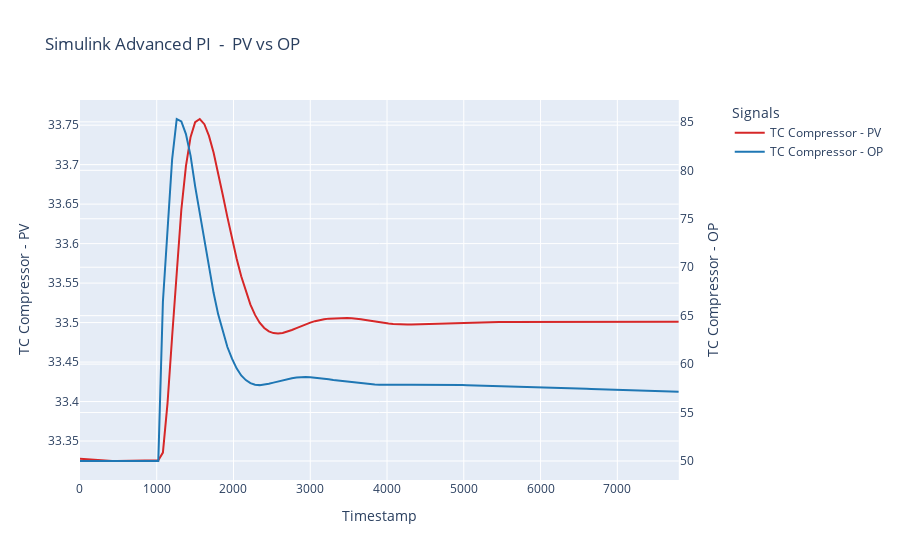

Write notebook code for a chart like this one.
### Code cell
df = pd.read_csv("T_9_Simulink_PID.csv")

data = pd.DataFrame(df)


# Create a figure with secondary y-axis
fig = make_subplots(specs=[[{"secondary_y": True}]])

# Add traces for I_L1real
fig.add_trace(
    go.Scatter(x=data['Timestamp'], y=data['TC Compressor - PV'], mode='lines', name='TC Compressor - PV', line=dict(color='#d62728')),
    secondary_y=False,
)

# Add traces for U_L1real
fig.add_trace(
    go.Scatter(x=data['Timestamp'], y=data['TC Compressor - OP'], mode='lines', name='TC Compressor - OP', line=dict(color='#1f77b4')),
    secondary_y=True,
)

# Update layout
fig.update_layout(
    title='Simulink Advanced PI  -  PV vs OP',
    xaxis_title='Timestamp',
    legend_title='Signals'
)

# Set y-axes titles
fig.update_yaxes(title_text="TC Compressor - PV", secondary_y=False)
fig.update_yaxes(title_text="TC Compressor - OP", secondary_y=True)

# Show figure
fig.show()

### Figure 1 — Plotly figure (JSON) as saved in the notebook; plotly's stock layout.template omitted (floating-point values rounded to 4 significant figures; data arrays with more than 128 entries replaced by an {"elided": "..."} marker saying what was removed)
{"data": [{"line": {"color": "#d62728"}, "mode": "lines", "name": "TC Compressor - PV", "type": "scatter", "x": {"elided": "131 float values"}, "xaxis": "x", "y": {"elided": "131 float values"}, "yaxis": "y"}, {"line": {"color": "#1f77b4"}, "mode": "lines", "name": "TC Compressor - OP", "type": "scatter", "x": {"elided": "131 float values"}, "xaxis": "x", "y": {"elided": "131 float values"}, "yaxis": "y2"}], "layout": {"legend": {"title": {"text": "Signals"}}, "title": {"text": "Simulink Advanced PI  -  PV vs OP"}, "xaxis": {"anchor": "y", "domain": [0, 0.94], "title": {"text": "Timestamp"}}, "yaxis": {"anchor": "x", "domain": [0, 1], "title": {"text": "TC Compressor - PV"}}, "yaxis2": {"anchor": "x", "overlaying": "y", "side": "right", "title": {"text": "TC Compressor - OP"}}}}
